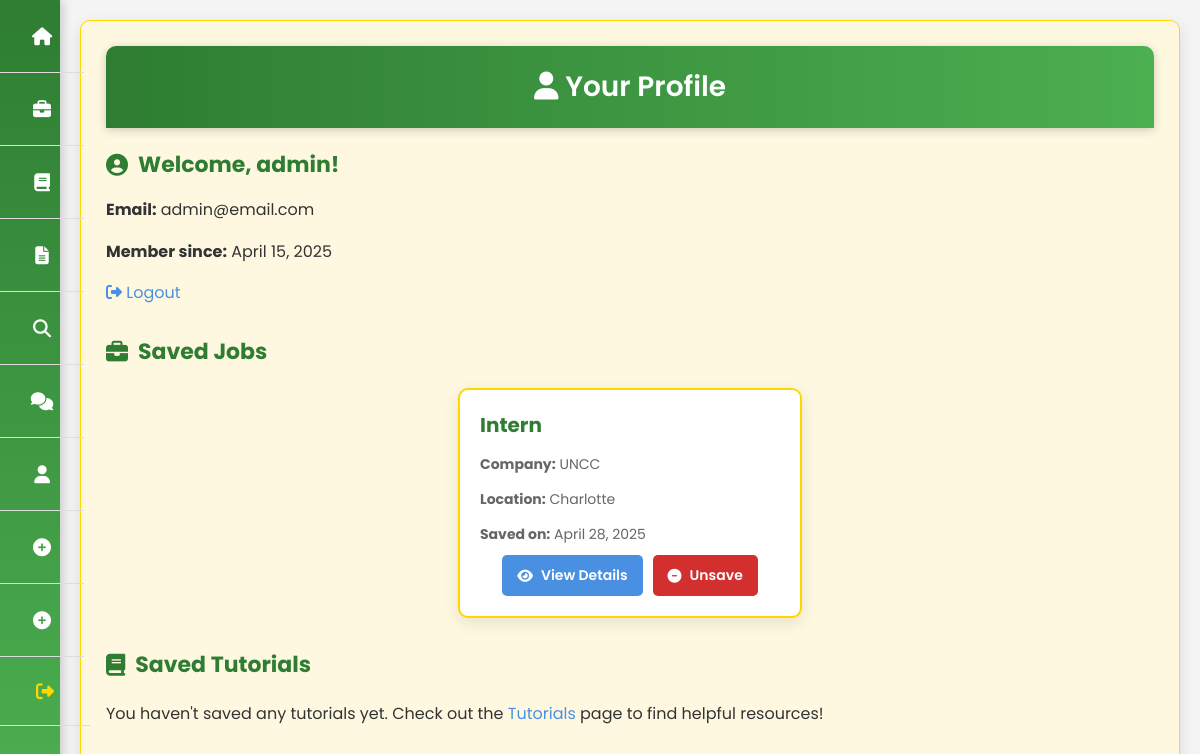
The app's page /profile/ (signed in), older data.
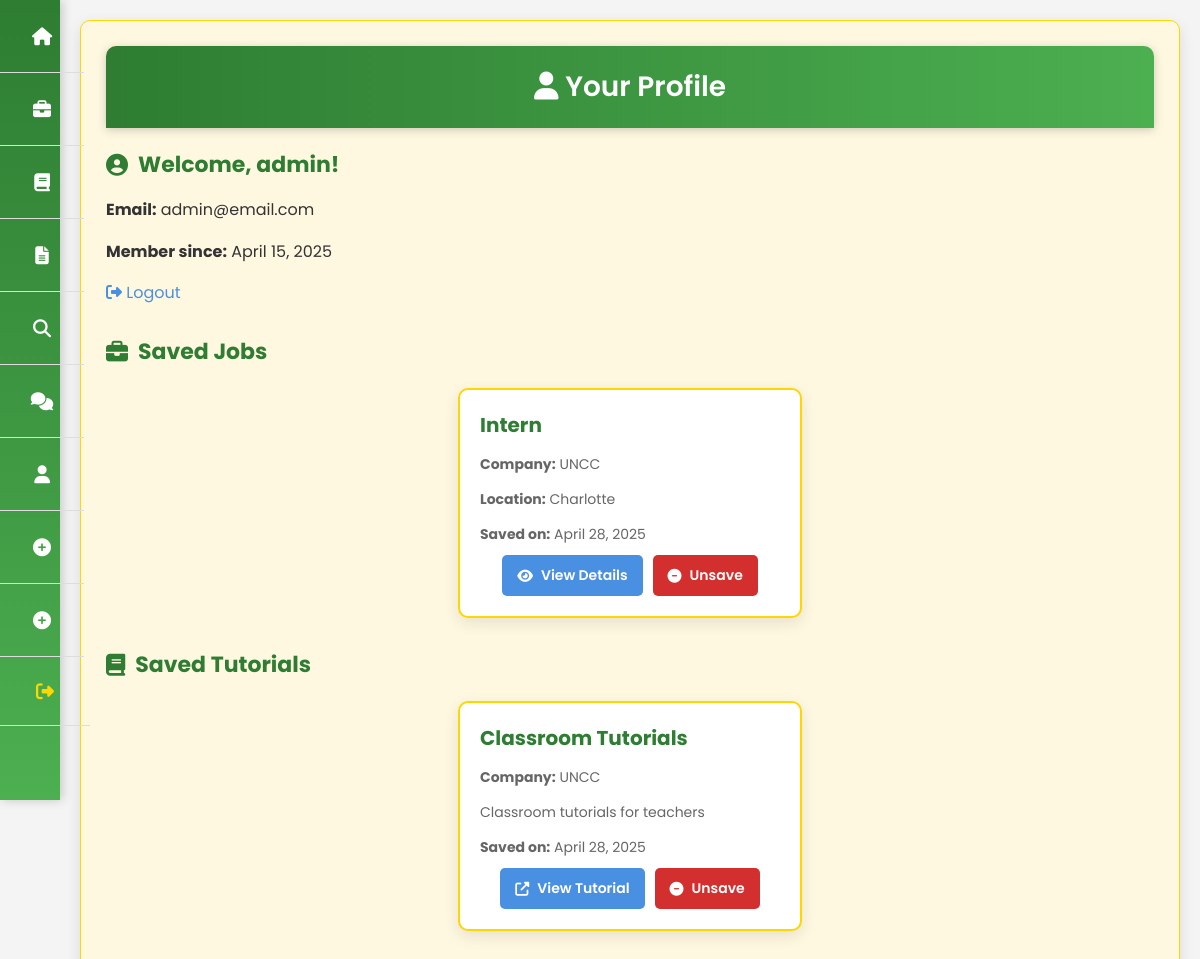
The same page, newer data.
### courses/models.py (models this page shows, shortened)
class SavedJob(models.Model):
    user = models.ForeignKey(User, on_delete=models.CASCADE)
    job = models.ForeignKey(JobListing, on_delete=models.CASCADE)
    saved_at = models.DateTimeField(auto_now_add=True)
    class Meta:
        unique_together = ('user', 'job')

class JobListing(models.Model):
    title = models.CharField(max_length=200)
    company = models.CharField(max_length=100)
    location = models.CharField(max_length=100)
    description = models.TextField()
    application_link = models.URLField()
    posted_at = models.DateTimeField(auto_now_add=True)
    posted_by = models.ForeignKey(User, on_delete=models.CASCADE)

class SavedTutorial(models.Model):
    user = models.ForeignKey(User, on_delete=models.CASCADE)
    tutorial = models.ForeignKey(Tutorial, on_delete=models.CASCADE)
    saved_at = models.DateTimeField(auto_now_add=True)
    class Meta:
        unique_together = ('user', 'tutorial')

class Tutorial(models.Model):
    title = models.CharField(max_length=200)
    company = models.CharField(max_length=100)
    description = models.TextField()
    link = models.URLField()
    posted_at = models.DateTimeField(auto_now_add=True)
    posted_by = models.ForeignKey(User, on_delete=models.CASCADE)

### courses/views.py (the view)
# urls.py: path('profile/', views.profile, name='profile'),
@login_required
def profile(request):
    saved_jobs = SavedJob.objects.filter(user=request.user).order_by('-saved_at')
    saved_tutorials = SavedTutorial.objects.filter(user=request.user).order_by('-saved_at')
    context = {
        'saved_jobs': saved_jobs,
        'saved_tutorials': saved_tutorials,
    }
    return render(request, 'courses/profile.html', context)

### courses/templates/courses/profile.html (shortened to what this page needs)
{% extends 'courses/base.html' %}
{% block content %}
<div class="container">
    <div class="page-header">
        <h1><i class="fas fa-user"></i> Your Profile</h1>
    </div>
    <div class="profile-section">
        <h2><i class="fas fa-user-circle"></i> Welcome, {{ user.username }}!</h2>
        <p><strong>Email:</strong> {{ user.email }}</p>
        <p><strong>Member since:</strong> {{ user.date_joined|date:"F d, Y" }}</p>
        <a href="{% url 'custom_logout' %}"><i class="fas fa-sign-out-alt"></i> <span>Logout</span></a>
    </div>
    <div class="saved-jobs-section">
        <h2><i class="fas fa-briefcase"></i> Saved Jobs</h2>
        {% if saved_jobs %}
            <div class="job-list">
                {% for saved_job in saved_jobs %}
                    <div class="job-card">
                        <h3>{{ saved_job.job.title }}</h3>
                        <p><strong>Company:</strong> {{ saved_job.job.company }}</p>
                        <p><strong>Location:</strong> {{ saved_job.job.location }}</p>
                        <p><strong>Saved on:</strong> {{ saved_job.saved_at|date:"F d, Y" }}</p>
                        <div class="job-actions">
                            <a href="{% url 'job_detail' saved_job.job.id %}" class="btn btn-view">
                                <i class="fas fa-eye"></i> View Details
                            </a>
                            <a href="{% url 'unsave_job' saved_job.job.id %}" class="btn btn-unsave">
                                <i class="fas fa-minus-circle"></i> Unsave
                            </a>
                        </div>
                    </div>
                {% endfor %}
            </div>
        {% else %}
            <p>You haven't saved any jobs yet. Explore the <a href="{% url 'job_list' %}">Job Board</a> to find opportunities!</p>
        {% endif %}
    </div>
    <div class="saved-tutorials-section">
        <h2><i class="fas fa-book"></i> Saved Tutorials</h2>
        {% if saved_tutorials %}
            <div class="tutorial-list">
                {% for saved_tutorial in saved_tutorials %}
                    <div class="tutorial-card">
                        <h3>{{ saved_tutorial.tutorial.title }}</h3>
                        <p><strong>Company:</strong> {{ saved_tutorial.tutorial.company }}</p>
                        <p>{{ saved_tutorial.tutorial.description|truncatewords:20 }}</p>
                        <p><strong>Saved on:</strong> {{ saved_tutorial.saved_at|date:"F d, Y" }}</p>
                        <div class="tutorial-actions">
                            <a href="{{ saved_tutorial.tutorial.link }}" target="_blank" class="btn btn-view">
                                <i class="fas fa-external-link-alt"></i> View Tutorial
                            </a>
                            <a href="{% url 'unsave_tutorial' saved_tutorial.tutorial.id %}" class="btn btn-unsave">
                                <i class="fas fa-minus-circle"></i> Unsave
                            </a>
                        </div>
                    </div>
                {% endfor %}
            </div>
        {% else %}
            <p>You haven't saved any tutorials yet. Check out the <a href="{% url 'tutorial_list' %}">Tutorials</a> page to find helpful resources!</p>
        {% endif %}
    </div>
</div>
{% endblock %}

Row changes from the older to the newer data that the page shows:
added SavedTutorial: tutorial "Classroom Tutorials", tutorial.company "UNCC", tutorial.description "Classroom tutorials for teachers", saved_at "April 28, 2025"
Text that changed along with them:
text no longer shown: "You haven't saved any tutorials yet. Check out the Tutorials page to find helpful resources!"
